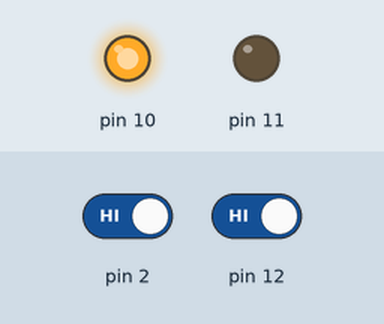
This sketch was run on a simulated Arduino Uno, built with avr-gcc and run on an emulated ATmega328P. Parts: output pins drawn as LEDs (lit = HIGH). The test bench sets the inputs (shaded band); at power-on: pin 2 HIGH, pin 12 HIGH.

Above: at 1.2 s.
1.3 s: pin 2 driven LOW
At 2.5 s:
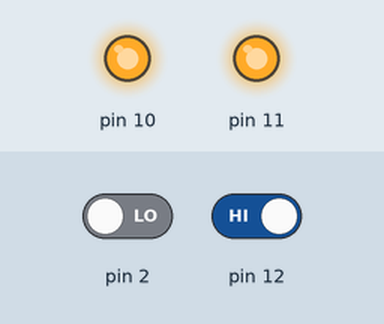
2.8 s: pin 12 driven LOW
At 3.7 s:
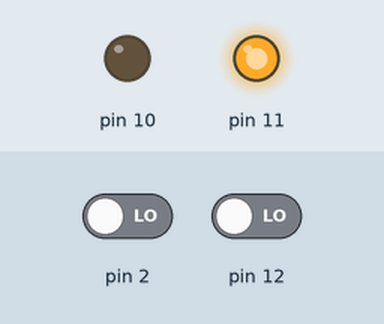
4.3 s: pin 2 driven HIGH
At 4.8 s:
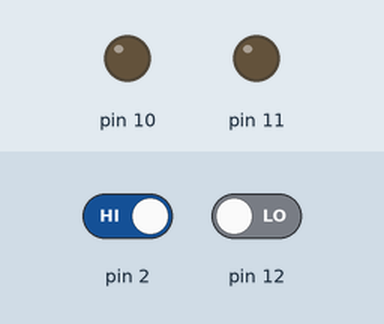
5.8 s: pin 12 driven HIGH
At 7.1 s:
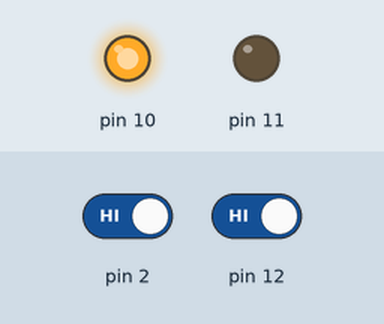
Timing chart, 0 to 8.3 s (numbered marks = the images above; inputs shaded):
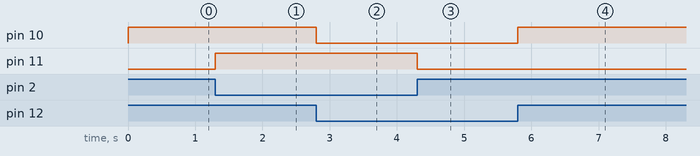

The sketch:

1.08.3_Flip_It_and_Reverse_It.ino
```cpp
// Unit 1 Digital Sandbox
// Tutorial 1.08 If/Else & digitalRead

// Create a program where:
//    - Pressing the button turns the light on (like in the tutorial) AND
//    - Changing the switch position changes which LED turns on (can be any 2)

void setup() {
  pinMode(12, INPUT);
  pinMode(10, OUTPUT);
  pinMode(11, OUTPUT);
  pinMode(2, INPUT);
}

void loop()
{
  if (digitalRead(12) == LOW){
    analogWrite(10, 0);
  }

  else {
    analogWrite(10, 255);
  }


  if (digitalRead(2) == LOW){
    analogWrite(11, 255);
  }

  else{
    analogWrite(11,0);
  }
}
```

Measured:
- after the input at 1.3 s, pin 11: LOW → HIGH at once
- after the input at 2.8 s, pin 10: HIGH → LOW at once
- after the input at 4.3 s, pin 11: HIGH → LOW at once
- after the input at 5.8 s, pin 10: LOW → HIGH at once
